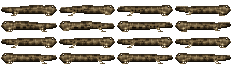
#> input picture .agents/tools/creature_gen/old_fs/fs_hellbender_crawl_58x16_4f.png, 232 x 64 px
$ python fillholes.py creature_gen/old_fs/fs_hellbender_crawl_58x16_4f.png
#> lines starting #> are read from the running program, lines starting #| are printed output that depends on the picture
import sys, re, os
import numpy as np
from PIL import Image
from scipy import ndimage
def fill(path):
    m = re.search(r'_(\d+)x(\d+)_4f', path); fw, fh = int(m[1]), int(m[2])
    a = np.array(Image.open(path).convert('RGBA'))
#> a is the input picture: shape (64, 232, 4); mean R, G, B, A 38.4, 31.6, 21, 117.9
    tot = 0
    for y0 in range(0, a.shape[0], fh):
        for x0 in range(0, a.shape[1], fw):
            f = a[y0:y0 + fh, x0:x0 + fw]
            for _ in range(20):
                op = f[:, :, 3] > 0
                h = ndimage.binary_fill_holes(op) & ~op
                if not h.any(): break
                src = f.copy()
                for y, x in zip(*np.nonzero(h)):
                    nb = [src[yy, xx] for yy, xx in ((y-1,x),(y+1,x),(y,x-1),(y,x+1),(y-1,x-1),(y+1,x+1),(y-1,x+1),(y+1,x-1))
                          if 0 <= yy < fh and 0 <= xx < fw and src[yy, xx, 3] > 0]
                    if nb:
                        fins = [c for c in nb if c[3] < 255]
                        c = np.mean(fins if fins else nb, 0)
                        if not fins: c[3] = 200
                        f[y, x] = c.astype(np.uint8); tot += 1
#> after the loop, tot = 31
    Image.fromarray(a, 'RGBA').save(path)
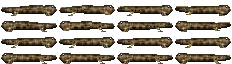
#> saved as fs_hellbender_crawl_58x16_4f.png: PIL image 232x64 RGBA; mean R, G, B, A 38.6, 31.8, 21.1, 118.3; transparent parts drawn white
    return tot
for p in sys.argv[1:]:
    print(os.path.basename(p), fill(p))
